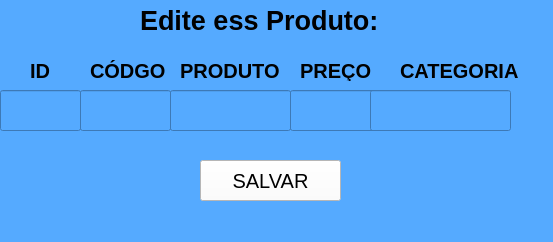
<?xml version="1.0" encoding="UTF-8"?>
<ui version="4.0">
 <class>MainWindow</class>
 <widget class="QMainWindow" name="MainWindow">
  <property name="geometry">
   <rect>
    <x>0</x>
    <y>0</y>
    <width>553</width>
    <height>242</height>
   </rect>
  </property>
  <property name="font">
   <font>
    <weight>75</weight>
    <bold>true</bold>
   </font>
  </property>
  <property name="windowTitle">
   <string>MainWindow</string>
  </property>
  <property name="styleSheet">
   <string notr="true">alternate-background-color: rgb(85, 181, 255);
background-color: rgb(85, 170, 255);</string>
  </property>
  <widget class="QWidget" name="centralwidget">
   <widget class="QLabel" name="label">
    <property name="geometry">
     <rect>
      <x>140</x>
      <y>0</y>
      <width>261</width>
      <height>41</height>
     </rect>
    </property>
    <property name="font">
     <font>
      <pointsize>20</pointsize>
      <weight>75</weight>
      <bold>true</bold>
     </font>
    </property>
    <property name="text">
     <string>Edite ess Produto:</string>
    </property>
   </widget>
   <widget class="QLabel" name="label_2">
    <property name="geometry">
     <rect>
      <x>30</x>
      <y>60</y>
      <width>47</width>
      <height>21</height>
     </rect>
    </property>
    <property name="font">
     <font>
      <pointsize>15</pointsize>
      <weight>75</weight>
      <bold>true</bold>
     </font>
    </property>
    <property name="text">
     <string>ID</string>
    </property>
   </widget>
   <widget class="QLabel" name="label_3">
    <property name="geometry">
     <rect>
      <x>90</x>
      <y>60</y>
      <width>81</width>
      <height>21</height>
     </rect>
    </property>
    <property name="font">
     <font>
      <pointsize>15</pointsize>
      <weight>75</weight>
      <bold>true</bold>
     </font>
    </property>
    <property name="text">
     <string>CÓDGO</string>
    </property>
   </widget>
   <widget class="QLabel" name="label_4">
    <property name="geometry">
     <rect>
      <x>180</x>
      <y>60</y>
      <width>111</width>
      <height>21</height>
     </rect>
    </property>
    <property name="font">
     <font>
      <pointsize>15</pointsize>
      <weight>75</weight>
      <bold>true</bold>
     </font>
    </property>
    <property name="text">
     <string>PRODUTO</string>
    </property>
   </widget>
   <widget class="QLabel" name="label_5">
    <property name="geometry">
     <rect>
      <x>300</x>
      <y>60</y>
      <width>71</width>
      <height>21</height>
     </rect>
    </property>
    <property name="font">
     <font>
      <pointsize>15</pointsize>
      <weight>75</weight>
      <bold>true</bold>
     </font>
    </property>
    <property name="text">
     <string>PREÇO</string>
    </property>
   </widget>
   <widget class="QLabel" name="label_6">
    <property name="geometry">
     <rect>
      <x>400</x>
      <y>60</y>
      <width>121</width>
      <height>21</height>
     </rect>
    </property>
    <property name="font">
     <font>
      <pointsize>15</pointsize>
      <weight>75</weight>
      <bold>true</bold>
     </font>
    </property>
    <property name="text">
     <string>CATEGORIA</string>
    </property>
   </widget>
   <widget class="QPushButton" name="pushButton">
    <property name="geometry">
     <rect>
      <x>200</x>
      <y>160</y>
      <width>141</width>
      <height>41</height>
     </rect>
    </property>
    <property name="font">
     <font>
      <pointsize>15</pointsize>
      <weight>50</weight>
      <bold>false</bold>
     </font>
    </property>
    <property name="styleSheet">
     <string notr="true">background-color: rgb(255, 255, 255);</string>
    </property>
    <property name="text">
     <string>SALVAR</string>
    </property>
   </widget>
   <widget class="QLineEdit" name="lineEdit">
    <property name="geometry">
     <rect>
      <x>0</x>
      <y>90</y>
      <width>81</width>
      <height>41</height>
     </rect>
    </property>
   </widget>
   <widget class="QLineEdit" name="lineEdit_2">
    <property name="geometry">
     <rect>
      <x>80</x>
      <y>90</y>
      <width>91</width>
      <height>41</height>
     </rect>
    </property>
   </widget>
   <widget class="QLineEdit" name="lineEdit_3">
    <property name="geometry">
     <rect>
      <x>170</x>
      <y>90</y>
      <width>121</width>
      <height>41</height>
     </rect>
    </property>
   </widget>
   <widget class="QLineEdit" name="lineEdit_4">
    <property name="geometry">
     <rect>
      <x>290</x>
      <y>90</y>
      <width>91</width>
      <height>41</height>
     </rect>
    </property>
   </widget>
   <widget class="QLineEdit" name="lineEdit_5">
    <property name="geometry">
     <rect>
      <x>370</x>
      <y>90</y>
      <width>141</width>
      <height>41</height>
     </rect>
    </property>
   </widget>
  </widget>
  <widget class="QMenuBar" name="menubar">
   <property name="geometry">
    <rect>
     <x>0</x>
     <y>0</y>
     <width>553</width>
     <height>21</height>
    </rect>
   </property>
  </widget>
  <widget class="QStatusBar" name="statusbar"/>
 </widget>
 <resources/>
 <connections/>
</ui>
